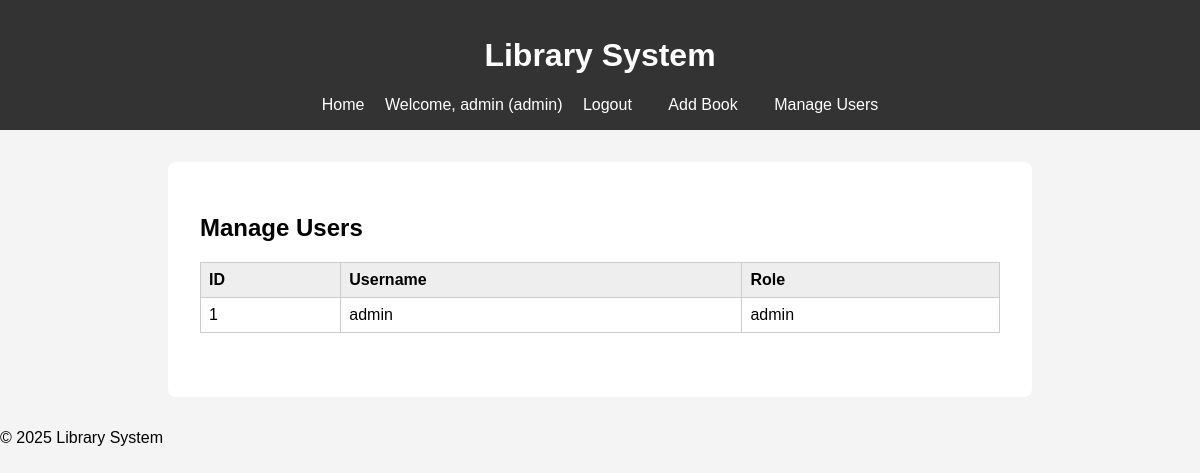
The page /manage_users.php (signed in) on the database its author committed.
### tables this page shows
CREATE TABLE IF NOT EXISTS users (
    id INT AUTO_INCREMENT PRIMARY KEY,
    first_name VARCHAR(50) NOT NULL,
    last_name VARCHAR(50) NOT NULL,
    email VARCHAR(100) NOT NULL,
    phone VARCHAR(20) NOT NULL,
    username VARCHAR(50) UNIQUE NOT NULL,
    password VARCHAR(255) NOT NULL,
    role ENUM('admin', 'student') NOT NULL
);

### manage_users.php (the view, shortened to what this page needs)
<?php
require_once '../config/db.php';
$stmt = $pdo->query('SELECT id, username, role FROM users');
$users = $stmt->fetchAll();
include '../includes/header.php';
?>
<h2>Manage Users</h2>
<table>
    <tr>
        <th>ID</th>
        <th>Username</th>
        <th>Role</th>
    </tr>
    <?php foreach ($users as $user): ?>
    <tr>
        <td><?= $user['id'] ?></td>
        <td><?= htmlspecialchars($user['username']) ?></td>
        <td><?= $user['role'] ?></td>
    </tr>
    <?php endforeach; ?>
</table>
<?php include '../includes/footer.php'; ?>

### assets/css/style.css (style rules this page uses)
body { font-family: Arial, sans-serif; background: #f4f4f4; margin: 0; padding: 0; }
table { width: 100%; border-collapse: collapse; margin-bottom: 2em; }
th, td { border: 1px solid #ccc; padding: 0.5em; text-align: left; }
th { background: #eee; }

### rows shown on the page
users: id "1", username "admin", role "admin"

### other values the page prints
$_SESSION['username'] "admin"
$_SESSION['role'] "admin"
